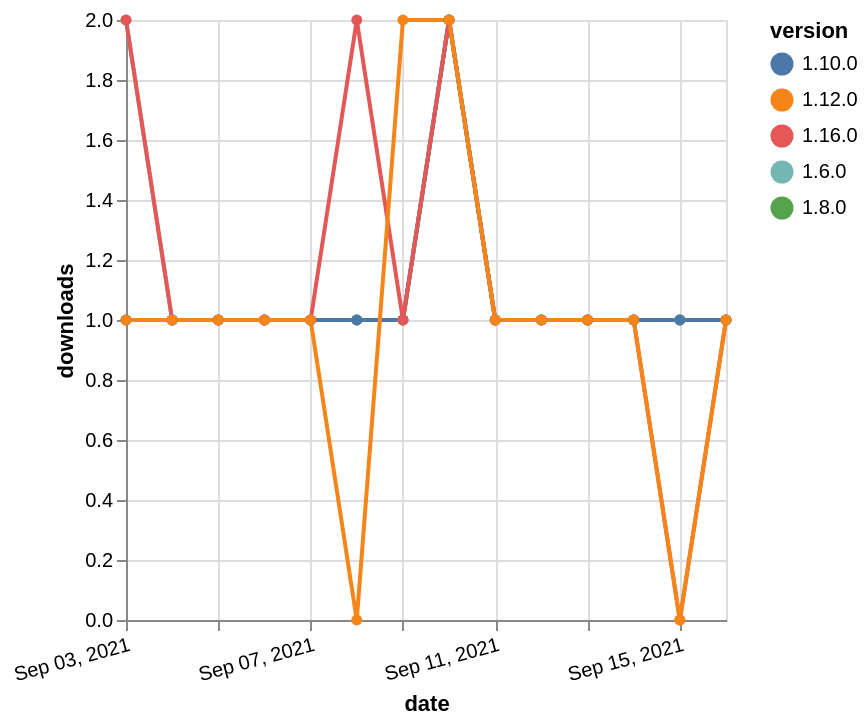

Write a Vega-Lite specification for this figure.
### Vega-Lite specification from a JSON file in a GitHub repository (floating-point values rounded to 4 significant figures)
{"$schema": "https://vega.github.io/schema/vega-lite/v5.json", "description": "A simple bar chart with embedded data.", "data": {"values": [{"date": "2021-09-03", "total": 272, "delta": 2, "version": "1.6.0"}, {"date": "2021-09-04", "total": 273, "delta": 1, "version": "1.6.0"}, {"date": "2021-09-05", "total": 274, "delta": 1, "version": "1.6.0"}, {"date": "2021-09-06", "total": 275, "delta": 1, "version": "1.6.0"}, {"date": "2021-09-07", "total": 276, "delta": 1, "version": "1.6.0"}, {"date": "2021-09-08", "total": 277, "delta": 1, "version": "1.6.0"}, {"date": "2021-09-09", "total": 278, "delta": 1, "version": "1.6.0"}, {"date": "2021-09-10", "total": 280, "delta": 2, "version": "1.6.0"}, {"date": "2021-09-11", "total": 281, "delta": 1, "version": "1.6.0"}, {"date": "2021-09-12", "total": 282, "delta": 1, "version": "1.6.0"}, {"date": "2021-09-13", "total": 283, "delta": 1, "version": "1.6.0"}, {"date": "2021-09-14", "total": 284, "delta": 1, "version": "1.6.0"}, {"date": "2021-09-15", "total": 285, "delta": 1, "version": "1.6.0"}, {"date": "2021-09-16", "total": 286, "delta": 1, "version": "1.6.0"}, {"date": "2021-09-03", "total": 213, "delta": 1, "version": "1.8.0"}, {"date": "2021-09-04", "total": 214, "delta": 1, "version": "1.8.0"}, {"date": "2021-09-05", "total": 215, "delta": 1, "version": "1.8.0"}, {"date": "2021-09-06", "total": 216, "delta": 1, "version": "1.8.0"}, {"date": "2021-09-07", "total": 217, "delta": 1, "version": "1.8.0"}, {"date": "2021-09-08", "total": 218, "delta": 1, "version": "1.8.0"}, {"date": "2021-09-09", "total": 219, "delta": 1, "version": "1.8.0"}, {"date": "2021-09-10", "total": 221, "delta": 2, "version": "1.8.0"}, {"date": "2021-09-11", "total": 222, "delta": 1, "version": "1.8.0"}, {"date": "2021-09-12", "total": 223, "delta": 1, "version": "1.8.0"}, {"date": "2021-09-13", "total": 224, "delta": 1, "version": "1.8.0"}, {"date": "2021-09-14", "total": 225, "delta": 1, "version": "1.8.0"}, {"date": "2021-09-15", "total": 226, "delta": 1, "version": "1.8.0"}, {"date": "2021-09-16", "total": 227, "delta": 1, "version": "1.8.0"}, {"date": "2021-09-03", "total": 216, "delta": 1, "version": "1.10.0"}, {"date": "2021-09-04", "total": 217, "delta": 1, "version": "1.10.0"}, {"date": "2021-09-05", "total": 218, "delta": 1, "version": "1.10.0"}, {"date": "2021-09-06", "total": 219, "delta": 1, "version": "1.10.0"}, {"date": "2021-09-07", "total": 220, "delta": 1, "version": "1.10.0"}, {"date": "2021-09-08", "total": 221, "delta": 1, "version": "1.10.0"}, {"date": "2021-09-09", "total": 222, "delta": 1, "version": "1.10.0"}, {"date": "2021-09-10", "total": 224, "delta": 2, "version": "1.10.0"}, {"date": "2021-09-11", "total": 225, "delta": 1, "version": "1.10.0"}, {"date": "2021-09-12", "total": 226, "delta": 1, "version": "1.10.0"}, {"date": "2021-09-13", "total": 227, "delta": 1, "version": "1.10.0"}, {"date": "2021-09-14", "total": 228, "delta": 1, "version": "1.10.0"}, {"date": "2021-09-15", "total": 229, "delta": 1, "version": "1.10.0"}, {"date": "2021-09-16", "total": 230, "delta": 1, "version": "1.10.0"}, {"date": "2021-09-03", "total": 124, "delta": 2, "version": "1.16.0"}, {"date": "2021-09-04", "total": 125, "delta": 1, "version": "1.16.0"}, {"date": "2021-09-05", "total": 126, "delta": 1, "version": "1.16.0"}, {"date": "2021-09-06", "total": 127, "delta": 1, "version": "1.16.0"}, {"date": "2021-09-07", "total": 128, "delta": 1, "version": "1.16.0"}, {"date": "2021-09-08", "total": 130, "delta": 2, "version": "1.16.0"}, {"date": "2021-09-09", "total": 131, "delta": 1, "version": "1.16.0"}, {"date": "2021-09-10", "total": 133, "delta": 2, "version": "1.16.0"}, {"date": "2021-09-11", "total": 134, "delta": 1, "version": "1.16.0"}, {"date": "2021-09-12", "total": 135, "delta": 1, "version": "1.16.0"}, {"date": "2021-09-13", "total": 136, "delta": 1, "version": "1.16.0"}, {"date": "2021-09-14", "total": 137, "delta": 1, "version": "1.16.0"}, {"date": "2021-09-15", "total": 137, "delta": 0, "version": "1.16.0"}, {"date": "2021-09-16", "total": 138, "delta": 1, "version": "1.16.0"}, {"date": "2021-09-03", "total": 180, "delta": 1, "version": "1.12.0"}, {"date": "2021-09-04", "total": 181, "delta": 1, "version": "1.12.0"}, {"date": "2021-09-05", "total": 182, "delta": 1, "version": "1.12.0"}, {"date": "2021-09-06", "total": 183, "delta": 1, "version": "1.12.0"}, {"date": "2021-09-07", "total": 184, "delta": 1, "version": "1.12.0"}, {"date": "2021-09-08", "total": 184, "delta": 0, "version": "1.12.0"}, {"date": "2021-09-09", "total": 186, "delta": 2, "version": "1.12.0"}, {"date": "2021-09-10", "total": 188, "delta": 2, "version": "1.12.0"}, {"date": "2021-09-11", "total": 189, "delta": 1, "version": "1.12.0"}, {"date": "2021-09-12", "total": 190, "delta": 1, "version": "1.12.0"}, {"date": "2021-09-13", "total": 191, "delta": 1, "version": "1.12.0"}, {"date": "2021-09-14", "total": 192, "delta": 1, "version": "1.12.0"}, {"date": "2021-09-15", "total": 192, "delta": 0, "version": "1.12.0"}, {"date": "2021-09-16", "total": 193, "delta": 1, "version": "1.12.0"}]}, "width": "container", "mark": {"type": "line", "point": {"filled": true}}, "encoding": {"x": {"field": "date", "type": "temporal", "timeUnit": "yearmonthdate", "title": "date", "axis": {"labelAngle": -15}}, "y": {"field": "delta", "type": "quantitative", "title": "downloads"}, "color": {"field": "version", "type": "nominal"}, "tooltip": {"field": "delta"}}}
